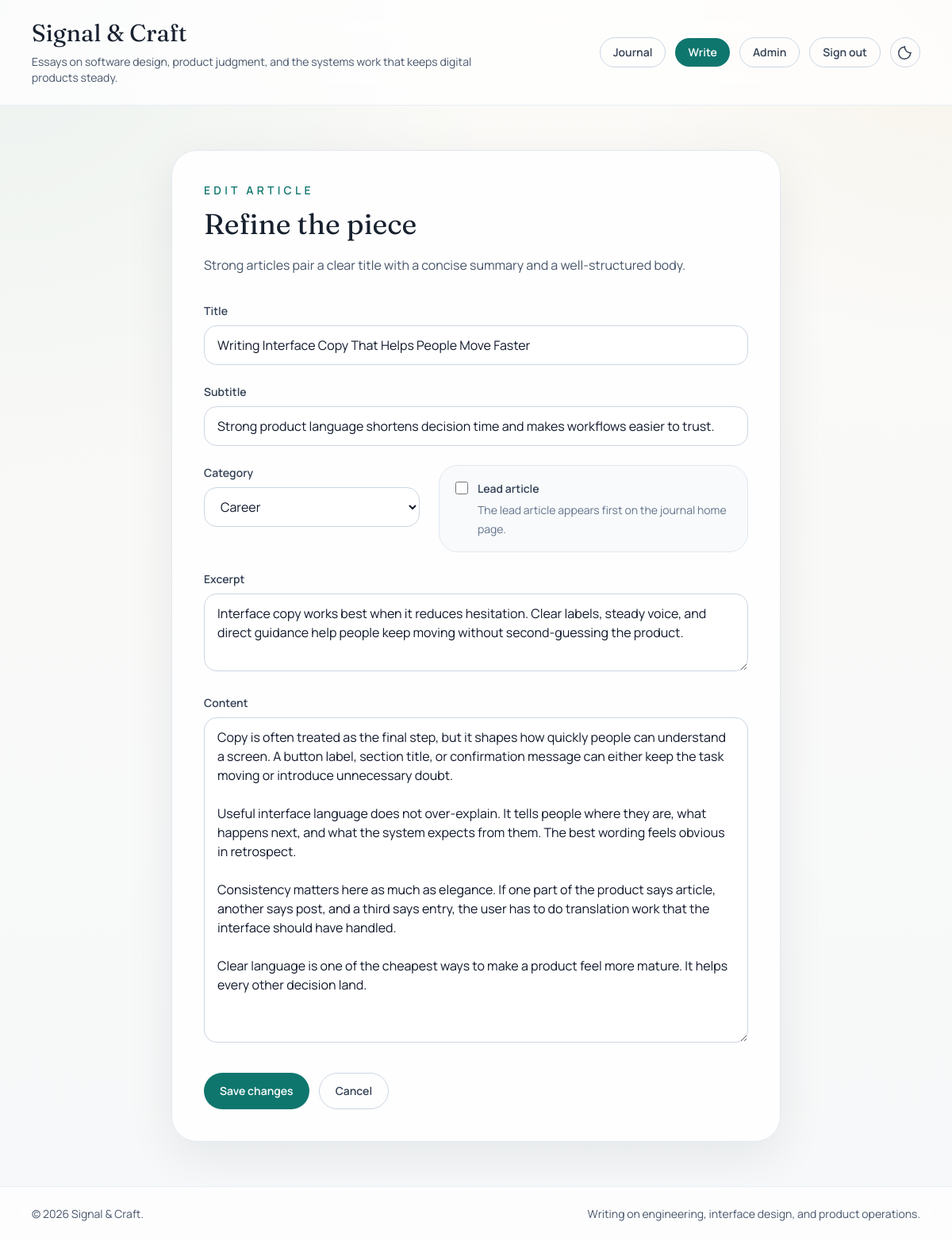
Page /post/writing-interface-copy-that-helps-people-move-faster/edit/ (signed in) on the committed database.
### myapp/models.py (models this page shows, shortened)
class Post(models.Model):
    class Category(models.TextChoices):
        ENGINEERING = "engineering", "Engineering"
        DESIGN = "design", "Design"
        PROCESS = "process", "Process"
        CAREER = "career", "Career"
        TUTORIAL = "tutorial", "Tutorial"
    title = models.CharField(max_length=200)
    slug = models.SlugField(max_length=240, unique=True, blank=True)
    subtitle = models.CharField(max_length=220, blank=True)
    excerpt = models.CharField(max_length=260, blank=True)
    category = models.CharField(
        max_length=20,
        choices=Category.choices,
        default=Category.ENGINEERING,
    )
    featured = models.BooleanField(default=False)
    author = models.ForeignKey(
        settings.AUTH_USER_MODEL,
        on_delete=models.SET_NULL,
        null=True,
        blank=True,
        related_name="posts",
    )
    content = models.TextField()
    created_at = models.DateTimeField(default=timezone.now)
    updated_at = models.DateTimeField(auto_now=True)
    class Meta:
        ordering = ["-created_at"]

### myapp/views.py (the view)
# urls.py: path("post/<slug:slug>/edit/", views.post_edit, name="post-edit"),
@login_required
def post_edit(request, slug):
    post = get_object_or_404(Post, slug=slug)
    if request.method == "POST":
        form = PostForm(request.POST, instance=post)
        if form.is_valid():
            post = form.save(commit=False)
            if request.user.is_authenticated and not post.author:
                post.author = request.user
            post.save()
            return redirect(post)
    else:
        form = PostForm(instance=post)
    return render(
        request,
        "posts/post_form.html",
        {"form": form, "post": post, "is_edit": True},
    )

### myapp/templates/posts/post_form.html (shortened to what this page needs)
{% extends 'posts/base.html' %}
{% block content %}
<section class="mx-auto max-w-3xl">
  <div class="rounded-[2rem] border border-slate-200 bg-white/90 p-8 shadow-panel dark:border-slate-800 dark:bg-slate-900/85 md:p-10">
    <p class="text-sm font-semibold uppercase tracking-[0.3em] text-accent dark:text-teal-300">
      {% if is_edit %}Edit article{% else %}New article{% endif %}
    </p>
    <h1 class="mt-3 font-display text-4xl text-ink dark:text-white">
      {% if is_edit %}Refine the piece{% else %}Write a new piece{% endif %}
    </h1>
    <p class="mt-4 max-w-2xl text-base leading-8 text-slate-600 dark:text-slate-300">
      Strong articles pair a clear title with a concise summary and a well-structured body.
    </p>
    <form method="POST" class="mt-8 space-y-6">
      <div>
        <label for="{{ form.title.id_for_label }}" class="mb-2 block text-sm font-semibold text-slate-700 dark:text-slate-200">Title</label>
        {{ form.title }}
      </div>
      <div>
        <label for="{{ form.subtitle.id_for_label }}" class="mb-2 block text-sm font-semibold text-slate-700 dark:text-slate-200">Subtitle</label>
        {{ form.subtitle }}
      </div>
      <div class="grid gap-6 md:grid-cols-[1fr_auto]">
        <div>
          <label for="{{ form.category.id_for_label }}" class="mb-2 block text-sm font-semibold text-slate-700 dark:text-slate-200">Category</label>
          {{ form.category }}
        </div>
        <div class="rounded-[1.5rem] border border-slate-200 bg-slate-50 px-5 py-4 dark:border-slate-700 dark:bg-slate-900">
          <div class="flex items-start gap-3">
            {{ form.featured }}
            <div>
              <label for="{{ form.featured.id_for_label }}" class="text-sm font-semibold text-slate-700 dark:text-slate-200">Lead article</label>
              <p class="mt-1 max-w-xs text-sm leading-6 text-slate-500 dark:text-slate-400">
                The lead article appears first on the journal home page.
              </p>
            </div>
          </div>
        </div>
      </div>
      <div>
        <label for="{{ form.excerpt.id_for_label }}" class="mb-2 block text-sm font-semibold text-slate-700 dark:text-slate-200">Excerpt</label>
        {{ form.excerpt }}
      </div>
      <div>
        <label for="{{ form.content.id_for_label }}" class="mb-2 block text-sm font-semibold text-slate-700 dark:text-slate-200">Content</label>
        {{ form.content }}
      </div>
      <div class="flex flex-wrap gap-3 pt-2">
        <button type="submit" class="rounded-full bg-accent px-5 py-3 text-sm font-semibold text-white transition hover:bg-teal-700">
          {% if is_edit %}Save changes{% else %}Publish article{% endif %}
        </button>
        <a href="{% url 'home' %}" class="rounded-full border border-slate-300 px-5 py-3 text-sm font-semibold text-slate-700 transition hover:border-accent hover:text-accent dark:border-slate-700 dark:text-slate-200 dark:hover:border-teal-400 dark:hover:text-teal-300">
          Cancel
        </a>
      </div>
    </form>
  </div>
</section>
{% endblock %}

### myapp/templates/posts/base.html (style rules this page uses)
body { background: radial-gradient(circle at top left, rgba(15, 118, 110, 0.12), transparent 32%), radial-gradient(circle at top right, rgba(183, 121, 31, 0.10), transparent 22%), linear-gradient(180deg, #f8f6f0 0%, #eef2f4 100%); animation: fadeIn 0.45s ease-out; }

### rows in the picture
Post: title "Writing Interface Copy That Helps People Move Faster", subtitle "Strong product language shortens decision time and makes workflows easier to trust.", category "Career", excerpt "Interface copy works best when it reduces hesitation. Clear labels, steady voice, and direct guidance help people keep moving without second-guessing the product.", content "Copy is often treated as the final step, but it shapes how quickly people can understand a screen. A button label, section title, or confirmation message can either keep the task moving or introduce unnecessary doubt. Useful interface language does not over-explain. It tells people where they are, what happens next, and what the system expects from them. The best wording feels obvious in retrospect. Consistency matters here as much as elegance. If one part of the product says article, another says post, and a third says entry, the user has to do translation work that the interface should have handled. Clear language is one of the cheapest ways to make a product feel more mature. It helps…"
